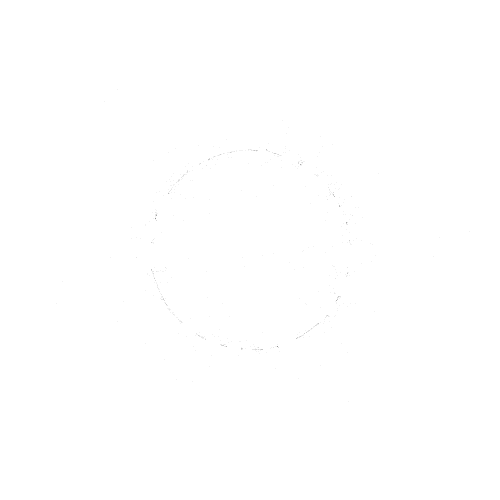
Frame 1 (no input)
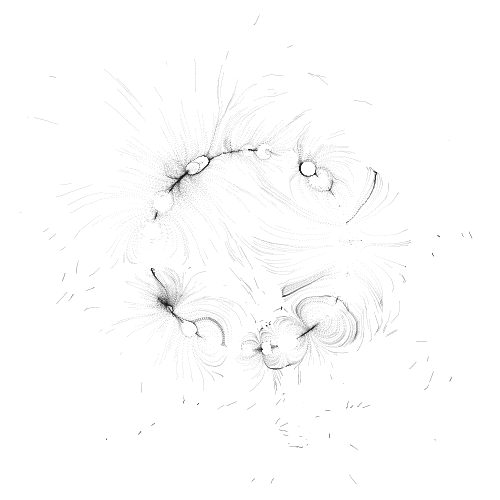
Frame 60 (the mouse pressed at the canvas centre just before this capture)
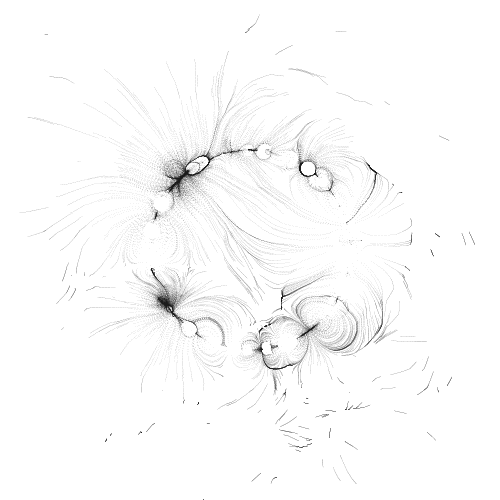
Frame 120 (the mouse held since frame 60 and released just before this capture)

The Processing sketch that drew these frames (run headless with seeded random() and noise(); from frame 60 on, the mouse is pressed at the canvas centre):

// Processing sketch: b_see
// ── b_see.pde
//Raven Kwok (aka Guo Ruiwen)
//ravenkwok.com
/*
Inspired by Ale's(http://openprocessing.org/user/12899) drawingMachine_10(http://openprocessing.org/sketch/34320).
*/

ParticleController pc;

void setup(){
  size(500,500);
  smooth();
  background(255);
  pc = new ParticleController();
  pc.pAddCircle(1000,100);
  pc.iAddCircle(100,100);
}

void draw(){
  pc.update(30);
  pc.display();
}

void keyPressed(){
  if(key == 'r'){
    background(255);
    pc = new ParticleController();
    pc.pAddCircle(1000,100);
    pc.iAddCircle(100,100);
  }
}
class Interference{
  
  String mode; 
  PVector mLoc;
  float range;
  
  Interference(float x, float y){
    
    mLoc = new PVector(x,y);
    
    float randFloat = random(1);
    if(randFloat<0.5) mode = "ATTRACT";
    else mode = "REJECT";
    
    range = random(0,300);
  }
}

PVector plerp(PVector p, PVector goal, float v){
  PVector out = new PVector();
  out.x = lerp(p.x, goal.x, v);
  out.y = lerp(p.y, goal.y, v);
  return out;
}

class Particle {

  PVector mLoc;
  PVector dir;

  Particle(float x, float y) {
    mLoc = new PVector(x, y);
  }

  void update(Interference itf, float force) {
    float distance = dist(itf.mLoc.x, itf.mLoc.y, mLoc.x, mLoc.y);
    if (distance<itf.range) {
      if (itf.mode.equals("ATTRACT")) {
        dir = PVector.sub(itf.mLoc, mLoc);
      }
      else {
        dir = PVector.sub(mLoc, itf.mLoc);
      }
      dir.normalize();
      dir.mult(force/distance);
      PVector goal = PVector.add(mLoc, dir);
      mLoc = plerp(mLoc, goal, .5);
    }
  }

  void display() {
    stroke(20, 20);
    point(mLoc.x, mLoc.y);
  }
}
class ParticleController{
  
  Interference [] interferences;
  Particle [] particles;
  
  ParticleController(){
  }
  
  void pAddCircle(int amt, float rRange){
    particles = new Particle[amt];
    for(int i=0;i<amt;i++){
      float r = rRange;
      float randDegree = random(360);
      float x = cos(radians(randDegree))*r+width/2;
      float y = sin(radians(randDegree))*r+height/2;
      particles[i] = new Particle(x,y);
    }
  }
  
  void iAddCircle(int amt, float rRange){
    interferences = new Interference[amt];
    for(int i=0;i<amt;i++){
      float r = rRange;
      float randDegree = random(360);
      float x = cos(radians(randDegree))*r+width/2;
      float y = sin(radians(randDegree))*r+height/2;
      interferences[i] = new Interference(x,y);
    }
  }
  
  void update(float force){
    for(int i=0;i<interferences.length;i++){
      for(int j=0;j<particles.length;j++){
        particles[j].update(interferences[i],force);
      }
    }
  }
  
  void display(){
    for(int i=0;i<particles.length;i++){
      particles[i].display();
    }
  }
}
